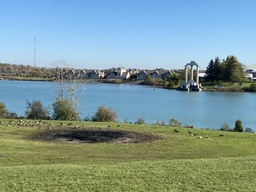
#> input picture project2/project2/left.jpg, 256 x 192 px, shrunk from 1008 x 756 before the run
$ python task1.py
#> lines starting #> are read from the running program, lines starting #| are printed output that depends on the picture
"""
Image Stitching Problem
(Due date: Nov. 26, 11:59 P.M., 2021)

The goal of this task is to stitch two images of overlap into one image.
You are given 'left.jpg' and 'right.jpg' for your image stitching code testing.
Note that different left/right images might be used when grading your code.

To this end, you need to find keypoints (points of interest) in the given left and right images.
Then, use proper feature descriptors to extract features for these keypoints.
Next, you should match the keypoints in both images using the feature distance via KNN (k=2);
cross-checking and ratio test might be helpful for feature matching.
After this, you need to implement RANSAC algorithm to estimate homography matrix.
(If you want to make your result reproducible, you can try and set fixed random seed)
At last, you can make a panorama, warp one image and stitch it to another one using the homography transform.
Note that your final panorama image should NOT be cropped or missing any region of left/right image.

Do NOT modify the code provided to you.
You are allowed use APIs provided by numpy and opencv, except “cv2.findHomography()” and
APIs that have “stitch”, “Stitch”, “match” or “Match” in their names, e.g., “cv2.BFMatcher()” and
“cv2.Stitcher.create()”.
If you intend to use SIFT feature, make sure your OpenCV version is 3.4.2.17, see project2.pdf for details.
"""

import cv2
import numpy as np
np.random.seed(2)
# np.random.seed(<int>) # you can use this line to set the fixed random seed if you are using np.random
import random
# random.seed(<int>) # you can use this line to set the fixed random seed if you are using random


def calc_ssd(des1, des2):
    left_ssd = np.zeros([des1.shape[0], des2.shape[0]])
    right_ssd = np.zeros([des2.shape[0], des1.shape[0]])
    for i in range(des1.shape[0]):
        for j in range(des2.shape[0]):
            ssd = ((des1[i]-des2[j]) ** 2).sum()
            ssd = np.sqrt(ssd)
            left_ssd[i,j] = ssd
            right_ssd[j,i] = ssd
    return left_ssd, right_ssd


def find_nearest(left_ssd, right_ssd):
    left_d1 = {}
    right_d1 = {}
    for i in range(left_ssd.shape[0]):
        row = left_ssd[i]
        min1 = row.min()
        min1_ind = row.argmin()
        row[min1_ind] = np.infty
        min2 = row.min()
        min2_ind = row.argmin()
        row[min1_ind] = min1
        left_d1[i] = [min1_ind, min2_ind, min1, min2]
    for i in range(right_ssd.shape[0]):
        row = right_ssd[i]
        min1 = row.min()
        min1_ind = row.argmin()
        row[min1_ind] = np.infty
        min2 = row.min()
        min2_ind = row.argmin()
        row[min1_ind] = min1
        right_d1[i] = [min1_ind, min2_ind, min1, min2]
    return left_d1, right_d1


def potential_match(left_d1, right_d1):    #dictionary containing nearest matches in this case 2
    potential_match = {}
    for key in left_d1.keys():
        if right_d1[left_d1[key][0]][0] == key and right_d1[left_d1[key][1]][1] == key:
            potential_match[key] = left_d1[key]
    return potential_match


def final_match(potential_d):   #potential_d: dictionary contains valid match
    final_d = {}
    for key in potential_d.keys():
        val = potential_d[key]
        if val[2]/val[3] < 0.7:
            final_d[key] = potential_d[key]
    return final_d


def solution(left_img, right_img):
    """
    :param left_img:
    :param right_img:
    :return: you need to return the result panorama image which is stitched by left_img and right_img
    """
    # TO DO: implement your solution here
    original_left = left_img.copy()
    original_right = right_img.copy()
    left_img = cv2.cvtColor(left_img, cv2.COLOR_BGR2GRAY)
    right_img = cv2.cvtColor(right_img, cv2.COLOR_BGR2GRAY)
    sift = cv2.xfeatures2d.SIFT_create()
    kp1, des1 = sift.detectAndCompute(left_img, None)
    kp2, des2 = sift.detectAndCompute(right_img, None)
    left_ssd, right_ssd = calc_ssd(des1, des2)
    left_d1, right_d1 = find_nearest(left_ssd, right_ssd)
    potential_d1 = potential_match(left_d1, right_d1)
    potential_d2 = potential_match(right_d1, left_d1)
    final_d1 = final_match(potential_d1)
    final_d2 = final_match(potential_d2)
    prev_count = 0
    final_set = set()
    for i in range(5000):
        key_index = np.random.randint(len(final_d2), size=4)
        M = np.empty([0,9])
        key_set = set()
        temp_set = set()
        count = 0
        for j in range(len(key_index)):
            key_pos = list(final_d2.keys())[key_index[j]]
            key_set.add(key_pos)
            x, y = kp2[key_pos].pt
            x1, y1 = kp1[final_d2[key_pos][0]].pt
            row = [[x, y, 1, 0, 0, 0, -x1*x, -x1*y, -x1],[0,0,0, x, y, 1, -y1*x, -y1*y, -y1]]
            row = np.array(row)
            M = np.append(M, row, axis=0)
        u,s,v = np.linalg.svd(M, full_matrices=False)
        h = v[-1].copy()
        h = h/h[-1]
        h = h.reshape([3,3])
        for key in final_d2.keys():
            if key in key_set:
                continue
            else:
                x, y = kp2[key].pt
                x1, y1 = kp1[final_d2[key][0]].pt
                right = np.array([x,y,1]).reshape([3,1])
                calculated = np.matmul(h, right)
                actual = np.array([x1, y1, 1]).reshape([3,1])
                ssd = ((calculated - actual)**2).sum()
                ssd = np.sqrt(ssd)
                if ssd <=5:
                    count += 1
                    temp_set.add(key)
        if count > prev_count:
            prev_count = count
            final_set = temp_set.copy()
    final_list = list(final_set)
    for j in range(len(final_list)):
        x, y = kp2[final_list[j]].pt
        x1, y1 = kp1[final_d2[final_list[j]][0]].pt
        row = [[x, y, 1, 0, 0, 0, -x1*x, -x1*y, -x1],[0,0,0, x, y, 1, -y1*x, -y1*y, -y1]]
        row = np.array(row)
        M = np.append(M, row, axis=0)
    u,s,v = np.linalg.svd(M, full_matrices=False)
    h = v[-1].copy()
    h = h/h[-1]
    h = h.reshape([3,3])
    corner = np.array([[0,0],[0,original_right.shape[1]],[original_right.shape[0],original_right.shape[1]],
              [original_right.shape[0], 0]]).astype(float).reshape(-1,1,2)
    offset = cv2.perspectiveTransform(corner, h).tolist()
    x = []
    y = []
    for i in offset:
        x.append(i[0][0])
        y.append(i[0][1])
    width = int(max(x) + min(x))
    height = int(max(y) + min(y))
    y_abs = int(min(y)).__abs__()
    temp_mat = np.array([[1,0,0],[0,1,y_abs+9],[0,0,1]])
    out = np.matmul(h, temp_mat)
    result_img = cv2.warpPerspective(original_right, out, (width, height))
    result_img[y_abs+11:y_abs+11+original_left.shape[0], 0:original_left.shape[1]] = original_left
    return result_img


if __name__ == "__main__":
    left_img = cv2.imread('left.jpg')
#> left_img is the input picture: shape (192, 256, 3); mean B, G, R 153.1, 153.7, 127.4
    right_img = cv2.imread('right.jpg')
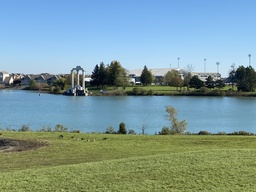
#> input picture project2/project2/right.jpg, 256 x 192 px, shrunk from 1008 x 756 before the run
#> right_img is the input picture: shape (192, 256, 3); mean B, G, R 155.9, 154.1, 125.4
    result_img = solution(left_img, right_img)
#> in solution, `left_img = cv2.cvtColor(left_img, cv2.COLOR_BGR2GRAY)`:
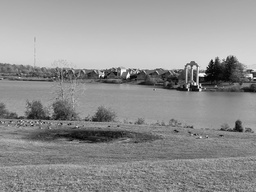
#> left_img: shape (192, 256); min 1, max 254, mean 145.7
#> in solution, `right_img = cv2.cvtColor(right_img, cv2.COLOR_BGR2GRAY)`:
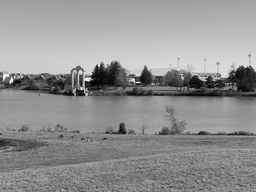
#> right_img: shape (192, 256); min 2, max 255, mean 145.7
#> in solution, `kp1, des1 = sift.detectAndCompute(left_img, None)`: kp1 = 214 keypoints; strongest (x, y, size): (128, 76, 2.4), (251, 75, 2.4), (221, 74, 21), (194, 89, 4.6)
#> in solution, `kp2, des2 = sift.detectAndCompute(right_img, None)`: kp2 = 207 keypoints; strongest (x, y, size): (11, 81, 2.7), (88, 79, 2.8), (133, 80, 2.2), (106, 79, 19.8)
#> after the loop in calc_ssd, `for i in range(des1.shape[0]):`:
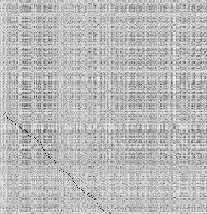
#> left_ssd: shape (214, 207) float64; min 31, max 686.9, mean 512; drawn with min black and max white
#> after the loop in calc_ssd, `for i in range(des1.shape[0]):`:
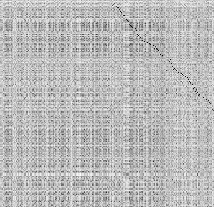
#> right_ssd: shape (207, 214) float64; min 31, max 686.9, mean 512; drawn with min black and max white
#> the loop in find_nearest, `for i in range(left_ssd.shape[0]):` made 214 passes
#> (min1, min1_ind, min2, min2_ind) on passes 1 to 3: (405.4, 19, 409.1, 6), (375.2, 28, 419.8, 29), (386, 177, 396.9, 188)
#> after the loop in find_nearest, `for i in range(left_ssd.shape[0]):`: left_d1 = 214 items
#> the loop in find_nearest, `for i in range(right_ssd.shape[0]):` made 207 passes
#> (min1, min1_ind, min2, min2_ind) on passes 1 to 3: (403.3, 122, 406.5, 158), (390.2, 15, 418.8, 192), (410.5, 208, 431.3, 125)
#> after the loop in find_nearest, `for i in range(right_ssd.shape[0]):`: right_d1 = 207 items
#> in solution, `left_d1, right_d1 = find_nearest(left_ssd, right_ssd)`: left_d1 = 214 items; right_d1 = 207 items
#> after the loop in potential_match, `for key in left_d1.keys():`: potential_match = 21 items
#> in solution, `potential_d2 = potential_match(right_d1, left_d1)`: potential_d2 = 19 items
#> the loop in final_match, `for key in potential_d.keys():` made 21 passes
#> (key, val) on passes 1 to 12: (6, [117, 197, 232.3, 241.3]), (34, [148, 83, 293.6, 315.1]), (41, [204, 79, 289.2, 304.1]), (50, [138, 200, 260.7, 296.1]), (55, [199, 149, 263.2, 279.6]), (89, [22, 38, 234.9, 268.7]), (112, [5, 76, 226.9, 382.1]), (120, [11, 68, 48.54, 347.7]), (126, [19, 173, 82.12, 370.9]), (127, [20, 174, 80.91, 355.9]), (130, [25, 44, 38.52, 235.2]), (141, [206, 135, 269.3, 291.4])
#> after the loop in final_match, `for key in potential_d.keys():`: final_d = 14 items
#> the loop in final_match (call 2), `for key in potential_d.keys():` made 19 passes
#> (key, val) on passes 1 to 12: (4, [113, 184, 265.3, 393.2]), (8, [161, 147, 336.7, 338.2]), (22, [89, 149, 234.9, 256.7]), (37, [140, 56, 82.99, 302.3]), (44, [150, 130, 36.61, 235.2]), (59, [170, 146, 43.17, 395.7]), (60, [168, 179, 359.1, 374.4]), (61, [169, 210, 114.5, 327.1]), (68, [174, 120, 43.99, 347.7]), (73, [181, 189, 36.67, 296.1]), (76, [185, 112, 48.12, 382.1]), (79, [188, 41, 71.35, 304.1])
#> in solution, `final_d2 = final_match(potential_d2)`: final_d2 = 13 items
#> the loop in solution, `for i in range(5000):` made 5000 passes
#> key_index on passes 1 to 3: [8, 8, 6, 11], [2, 11, 8, 7], [2, 1, 11, 5]
#> after the loop in solution, `for i in range(5000):`: final_set = 7 items; prev_count = 7
#> in solution, `final_list = list(final_set)`: final_list = [81, 68, 73, 59, 76, 61, 79]
#> the loop in solution, `for j in range(len(final_list)):` made 7 passes
#> (x, y, x1, y1) on passes 1 to 7: (114.9, 66.46, 231, 61.43), (88.27, 70.76, 202.8, 65.51), (101.6, 64.74, 216.6, 59.72), (80.04, 71.94, 194.1, 67.12), (105.6, 66.53, 221, 61.43), (80.1, 93.17, 193.8, 88.56), (110.6, 89.52, 225.6, 85.26)
#> in solution, `u,s,v = np.linalg.svd(M, full_matrices=False)`: s = [95408.2, 14886.8, 406.8, 86.7, 82.32, 20.84, 7.38, 0.116, 0.00387]
#> in solution, `h = v[-1].copy()`: h = [0.00658, -0.000171, 1, -0.000485, 0.0079, -0.00582, -7.02e-06, 9.9e-08, 0.00835]
#> in solution, `h = h/h[-1]`: h = [0.788, -0.0205, 119.7, -0.0581, 0.945, -0.697, -0.00084, 1.18e-05, 1]
#> in solution, `h = h.reshape([3,3])`: h = [[0.788, -0.0205, 119.7], [-0.0581, 0.945, -0.697], [-0.00084, 1.18e-05, 1]]
#> in solution, `offset = cv2.perspectiveTransform(corner, h).tolist()`: offset = [[[119.7, -0.697]], [[114.1, 240.5]], [[315.7, 273.4]], [[323.1, -14.13]]]
#> the loop in solution, `for i in offset:` made 4 passes
#> after the loop in solution, `for i in offset:`: x = [119.7, 114.1, 315.7, 323.1]; y = [-0.697, 240.5, 273.4, -14.13]
#> in solution, `width = int(max(x) + min(x))`: width = 437
#> in solution, `height = int(max(y) + min(y))`: height = 259
#> in solution, `y_abs = int(min(y)).__abs__()`: y_abs = 14
#> in solution, `temp_mat = np.array([[1,0,0],[0,1,y_abs+9],[0,0,1]])`: temp_mat = [[1, 0, 0], [0, 1, 23], [0, 0, 1]]
#> in solution, `out = np.matmul(h, temp_mat)`: out = [[0.788, -0.0205, 119.2], [-0.0581, 0.945, 21.04], [-0.00084, 1.18e-05, 1]]
#> in solution, `result_img = cv2.warpPerspective(original_right, out, (width, height))`:
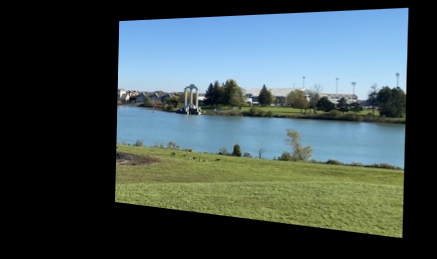
#> result_img: shape (259, 437, 3); mean B, G, R 81.5, 80.7, 65.7
#> in solution, `result_img[y_abs+11:y_abs+11+original_left.shape[0], 0:original_left.s..`:
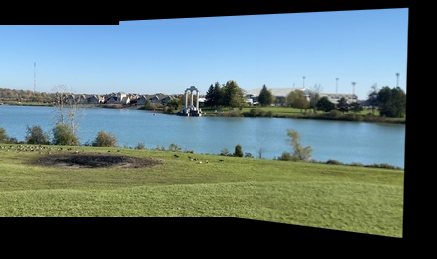
#> result_img: shape (259, 437, 3); mean B, G, R 113.1, 112.8, 92.5
    cv2.imwrite('results/task1_result.jpg', result_img)
